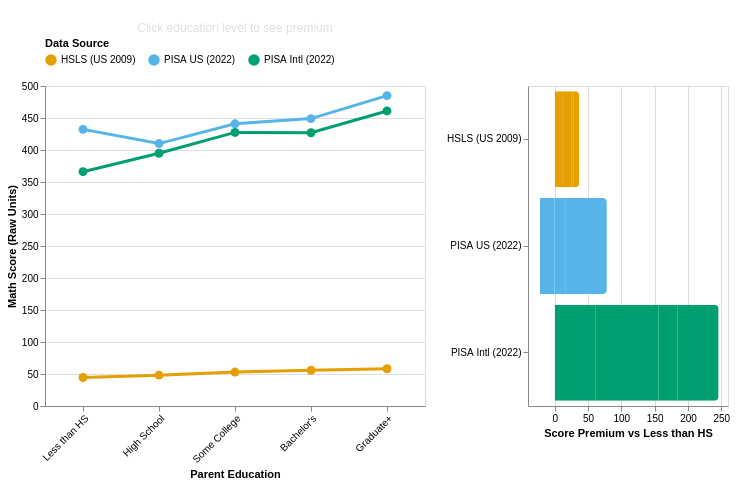

This figure's notebook cell:
### Markdown cell above
## Viz 9: Parent Education Premium Across 3 Datasets

**Left**: Line chart showing education-achievement link across HSLS, PISA US, PISA International  
**Right**: Horizontal bar chart showing score premium vs baseline

### Code cell
hsls_v9 = hsls_df[(hsls_df["X1PAR1EDU"].notna()) & (hsls_df["X1TXMTSCOR"].notna())].copy()
hsls_v9 = hsls_v9[hsls_v9["X1PAR1EDU"] > 0]
hsls_v9["Parent_Education"] = hsls_v9["X1PAR1EDU"].map(hsls_edu_map)
hsls_agg = hsls_v9.groupby("Parent_Education").agg(Math_Score = ("X1TXMTSCOR", "mean")).reset_index()
hsls_agg["Source"] = "HSLS (US 2009)"

pisa_v9 = pisa_df[(pisa_df["HISCED"].notna()) & (pisa_df["PV1MATH"].notna())].copy()
pisa_v9["Parent_Education"] = pisa_v9["HISCED"].map(edu_map)

pisa_us = pisa_v9[pisa_v9["CNT"] == "USA"]
pisa_us_agg = pisa_us.groupby("Parent_Education").agg(Math_Score = ("PV1MATH", "mean")).reset_index()
pisa_us_agg["Source"] = "PISA US (2022)"

pisa_intl = pisa_v9[pisa_v9["CNT"] != "USA"]
pisa_intl_agg = pisa_intl.groupby("Parent_Education").agg(Math_Score = ("PV1MATH", "mean")).reset_index()
pisa_intl_agg["Source"] = "PISA Intl (2022)"

combined = pd.concat([hsls_agg, pisa_us_agg, pisa_intl_agg])

baseline = combined[combined["Parent_Education"] == "Less than HS"].set_index("Source")["Math_Score"].to_dict()
combined["Premium"] = combined.apply(lambda r: r["Math_Score"] - baseline.get(r["Source"], r["Math_Score"]), axis = 1)

source_order = ["HSLS (US 2009)", "PISA US (2022)", "PISA Intl (2022)"]
source_colors = ["#E69F00", "#56B4E9", "#009E73"]
edu_select = alt.selection_point(fields = ["Parent_Education"], name = "edu_select")

left_chart = alt.Chart(combined).mark_line(
    point = {"filled": True, "size": 80}, strokeWidth = 3, cursor = "pointer"
).encode(
    x = alt.X("Parent_Education:O", title = "Parent Education", sort = edu_order, axis = alt.Axis(labelAngle = -45)),
    y = alt.Y("Math_Score:Q", title = "Math Score (Raw Units)"),
    color = alt.Color("Source:N",
                    scale = alt.Scale(domain = source_order, range = source_colors),
                    legend = alt.Legend(title = "Data Source", orient = "top")),
    opacity = alt.condition(edu_select, alt.value(1), alt.value(0.3)),
    tooltip = ["Parent_Education:N", "Source:N",
             alt.Tooltip("Math_Score:Q", format = ".1f")]
).add_params(edu_select).properties(
    name = "view_1",
    title = {"text": "Education-Achievement Link", "subtitle": "Click education level to see premium",
           "color": "#FFFFFF", "fontSize": 14, "subtitleColor": "#E0E0E0"},
    width = 380, height = 320
)

right_chart = alt.Chart(combined).mark_bar(
    cornerRadiusTopRight = 4, cornerRadiusBottomRight = 4
).encode(
    y = alt.Y("Source:N", title = None, sort = source_order),
    x = alt.X("Premium:Q", title = "Score Premium vs Less than HS"),
    color = alt.Color("Source:N",
                    scale = alt.Scale(domain = source_order, range = source_colors),
                    legend = None),
    tooltip = ["Parent_Education:N", "Source:N",
             alt.Tooltip("Premium:Q", format = ".1f", title = "Premium")]
).transform_filter(edu_select).properties(
    title = {"text": "Education Premium", "color": "#FFFFFF", "fontSize": 14},
    width = 200, height = 320
)

viz9 = alt.hconcat(left_chart, right_chart).resolve_scale(color = "independent")
save_chart(viz9, "combined_parent_education.json")
viz9

### Figure 1 — Vega-Lite specification as saved in the notebook (floating-point values rounded to 4 significant figures)
{"config": {"view": {"continuousWidth": 300, "continuousHeight": 300}}, "hconcat": [{"mark": {"type": "line", "cursor": "pointer", "point": {"filled": true, "size": 80}, "strokeWidth": 3}, "encoding": {"color": {"field": "Source", "legend": {"orient": "top", "title": "Data Source"}, "scale": {"domain": ["HSLS (US 2009)", "PISA US (2022)", "PISA Intl (2022)"], "range": ["#E69F00", "#56B4E9", "#009E73"]}, "type": "nominal"}, "opacity": {"condition": {"param": "edu_select", "value": 1}, "value": 0.3}, "tooltip": [{"field": "Parent_Education", "type": "nominal"}, {"field": "Source", "type": "nominal"}, {"field": "Math_Score", "format": ".1f", "type": "quantitative"}], "x": {"axis": {"labelAngle": -45}, "field": "Parent_Education", "sort": ["Less than HS", "High School", "Some College", "Bachelor's", "Graduate+"], "title": "Parent Education", "type": "ordinal"}, "y": {"field": "Math_Score", "title": "Math Score (Raw Units)", "type": "quantitative"}}, "height": 320, "name": "view_1", "title": {"text": "Education-Achievement Link", "subtitle": "Click education level to see premium", "color": "#FFFFFF", "fontSize": 14, "subtitleColor": "#E0E0E0"}, "width": 380}, {"mark": {"type": "bar", "cornerRadiusBottomRight": 4, "cornerRadiusTopRight": 4}, "encoding": {"color": {"field": "Source", "legend": null, "scale": {"domain": ["HSLS (US 2009)", "PISA US (2022)", "PISA Intl (2022)"], "range": ["#E69F00", "#56B4E9", "#009E73"]}, "type": "nominal"}, "tooltip": [{"field": "Parent_Education", "type": "nominal"}, {"field": "Source", "type": "nominal"}, {"field": "Premium", "format": ".1f", "title": "Premium", "type": "quantitative"}], "x": {"field": "Premium", "title": "Score Premium vs Less than HS", "type": "quantitative"}, "y": {"field": "Source", "sort": ["HSLS (US 2009)", "PISA US (2022)", "PISA Intl (2022)"], "title": null, "type": "nominal"}}, "height": 320, "title": {"text": "Education Premium", "color": "#FFFFFF", "fontSize": 14}, "transform": [{"filter": {"param": "edu_select"}}], "width": 200}], "data": {"name": "data-0d07123e4be6029086315b97b2d0fc7f"}, "params": [{"name": "edu_select", "select": {"type": "point", "fields": ["Parent_Education"]}, "views": ["view_1"]}], "resolve": {"scale": {"color": "independent"}}, "$schema": "https://vega.github.io/schema/vega-lite/v5.20.1.json", "datasets": {"data-0d07123e4be6029086315b97b2d0fc7f": [{"Parent_Education": "Bachelor's", "Math_Score": 55.76, "Source": "HSLS (US 2009)", "Premium": 11.2}, {"Parent_Education": "Graduate+", "Math_Score": 58.15, "Source": "HSLS (US 2009)", "Premium": 13.59}, {"Parent_Education": "High School", "Math_Score": 48.24, "Source": "HSLS (US 2009)", "Premium": 3.673}, {"Parent_Education": "Less than HS", "Math_Score": 44.56, "Source": "HSLS (US 2009)", "Premium": 0.0}, {"Parent_Education": "Some College", "Math_Score": 53.01, "Source": "HSLS (US 2009)", "Premium": 8.442}, {"Parent_Education": "Bachelor's", "Math_Score": 449.0, "Source": "PISA US (2022)", "Premium": 16.82}, {"Parent_Education": "Graduate+", "Math_Score": 485.0, "Source": "PISA US (2022)", "Premium": 52.76}, {"Parent_Education": "High School", "Math_Score": 410.0, "Source": "PISA US (2022)", "Premium": -22.21}, {"Parent_Education": "Less than HS", "Math_Score": 432.2, "Source": "PISA US (2022)", "Premium": 0.0}, {"Parent_Education": "Some College", "Math_Score": 440.9, "Source": "PISA US (2022)", "Premium": 8.67}, {"Parent_Education": "Bachelor's", "Math_Score": 427.0, "Source": "PISA Intl (2022)", "Premium": 60.86}, {"Parent_Education": "Graduate+", "Math_Score": 461.0, "Source": "PISA Intl (2022)", "Premium": 94.9}, {"Parent_Education": "High School", "Math_Score": 394.9, "Source": "PISA Intl (2022)", "Premium": 28.76}, {"Parent_Education": "Less than HS", "Math_Score": 366.1, "Source": "PISA Intl (2022)", "Premium": 0.0}, {"Parent_Education": "Some College", "Math_Score": 427.5, "Source": "PISA Intl (2022)", "Premium": 61.36}]}}
